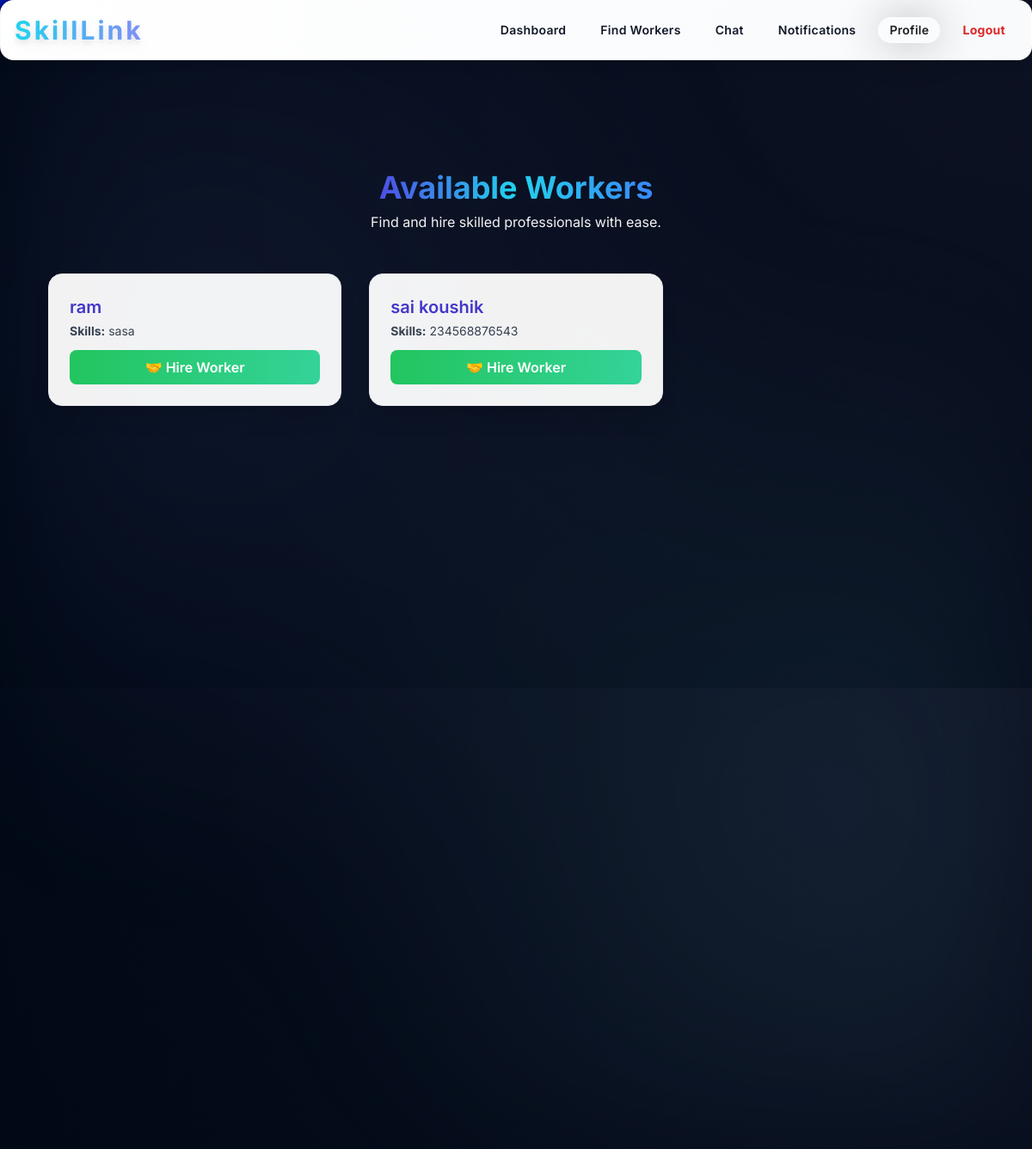
Page /find_workers (signed in) on the committed database.
### models.py (models this page shows, shortened)
class User(db.Model, UserMixin):
    __tablename__ = 'user'
    id = db.Column(db.Integer, primary_key=True)
    role = db.Column(db.String(20), nullable=False)  # client / worker / admin
    name = db.Column(db.String(100), nullable=False)
    email = db.Column(db.String(100), unique=True, nullable=False)
    password = db.Column(db.String(200), nullable=False)
    aadhar = db.Column(db.String(20), nullable=False)
    skills = db.Column(db.Text)
    is_approved = db.Column(db.Boolean, default=False)
    bio = db.Column(db.Text, default="")
    profile_image = db.Column(db.String(200), default="default.png")
    phone = db.Column(db.String(30), nullable=True)
    govt_id_image = db.Column(db.String(255), nullable=True)
    ratings_received = db.relationship("Rating", backref="recipient", foreign_keys="Rating.recipient_id", lazy="dynamic")
    ratings_given = db.relationship("Rating", backref="author", foreign_keys="Rating.author_id", lazy="dynamic")

### app.py (the view)
@app.route('/find_workers', methods=['GET'])
@login_required
def find_workers():
    if current_user.role != 'client':
        return redirect('/')
    skill = request.args.get('skill', '')
    location = request.args.get('location', '')
    workers = User.query.filter(User.role == 'worker', User.is_approved == True)
    if skill:
        workers = workers.filter(User.skills.ilike(f"%{skill}%"))
    if location:
        workers = workers.filter(User.location.ilike(f"%{location}%"))
    workers = workers.all()
    return render_template("find_workers.html", workers=workers, skill=skill, location=location)

### app.py (called while the page is built)
@login_manager.user_loader
def load_user(user_id):
    return User.query.get(int(user_id))

### templates/find_workers.html (shortened to what this page needs)
{% extends "base.html" %}
{% block content %}
<video autoplay muted loop playsinline id="bg-video"
  class="fixed top-0 left-0 w-full h-full object-cover z-0 opacity-55">
  <source src="{{ url_for('static', filename='videos/skilllink_bg.mp4') }}" type="video/mp4">
</video>
<div class="relative z-10 min-h-screen px-6 py-24 flex flex-col items-center">
  <div class="text-center mb-12">
    <h2 class="text-4xl font-bold text-transparent bg-clip-text bg-gradient-to-r from-indigo-600 via-cyan-400 to-blue-500">
    </h2>
    <p class="text-gray-100 mt-2">Find and hire skilled professionals with ease.</p>
  </div>
  {% if workers %}
    <div class="grid grid-cols-1 md:grid-cols-2 lg:grid-cols-3 gap-8 w-full max-w-6xl">
      {% for w in workers %}
        <div class="p-6 rounded-2xl bg-white/95 shadow-xl border border-gray-200 text-gray-800 hover:scale-[1.02] hover:shadow-2xl transition-transform duration-300">
          <h3 class="text-xl font-semibold mb-1 text-indigo-700">{{ w.name }}</h3>
          <p class="text-sm text-gray-700 mb-3"><b>Skills:</b> {{ w.skills or "Not Provided" }}</p>
          {% set hired = false %}
          {% for h in hires %}
              {% if h.worker_id == w.id %}
                  {% set hired = true %}
              {% endif %}
          {% endfor %}
          {% if hired %}
              <button class="w-full py-2 mt-2 rounded-lg font-semibold bg-gray-300 text-gray-700 cursor-not-allowed">
                  Already Hired ✅
              </button>
          {% else %}
              <a href="{{ url_for('hire_select_job', worker_id=w.id) }}"
                 onclick="return hireClicked(this);"
                 class="block w-full mt-2 px-4 py-2 rounded-lg text-center text-white font-semibold bg-gradient-to-r from-green-500 to-emerald-400 hover:opacity-90 transition">
                 🤝 Hire Worker
              </a>
          {% endif %}
        </div>
      {% endfor %}
    </div>
  {% else %}
    <p class="text-gray-200 text-center mt-10 text-lg">No workers found.</p>
  {% endif %}
</div>
{% endblock %}

### templates/base.html (style rules this page uses)
:root { --bg-dark: #0a0f1c; --glass-bg: rgba(255, 255, 255, 0.15); --glass-border: rgba(255, 255, 255, 0.25); --primary: #7dd3fc; --secondary: #818cf8; --accent: #f97316; --text: #e2e8f0; --text-dim: #94a3b8; }
body { background: radial-gradient(circle at top right, #0d1222 0%, #000814 100%); color: var(--text); font-family: 'Inter', sans-serif; overflow-x: hidden; min-height: 100vh; }

### rows in the picture
User: name "ram", skills "sasa"
User: name "sai koushik", skills "234568876543"
